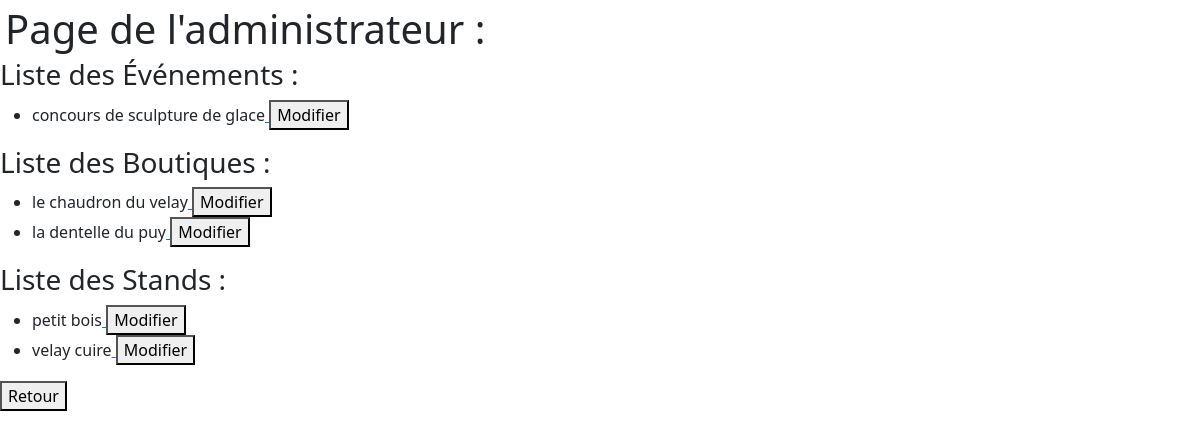
Before: /admin_connexion.php with the older database file.
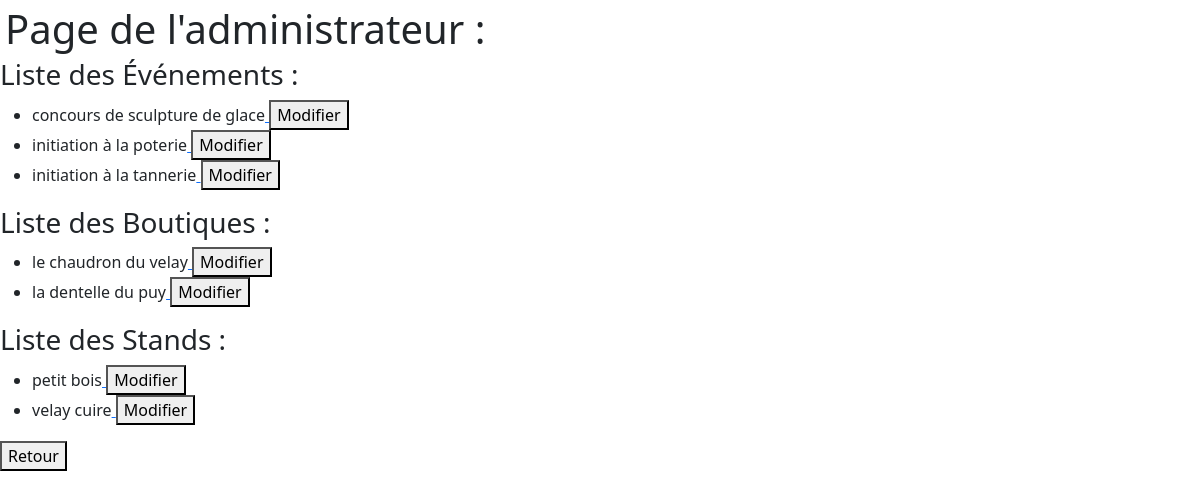
After: the same page with the newer database file.
### tables this page shows
CREATE TABLE `evenement` (
  `id_event` int(11) NOT NULL,
  `nomevent` varchar(30) NOT NULL,
  `defevent` text NOT NULL,
  `xcoordevent` float NOT NULL,
  `ycoordevent` float NOT NULL,
  `imgevent` blob NOT NULL,
  `horaireevent` datetime NOT NULL,
  `dureeevent` time NOT NULL
);

CREATE TABLE `boutique` (
  `id_boutique` int(11) NOT NULL,
  `nomboutique` varchar(30) NOT NULL,
  `typeboutique` varchar(30) NOT NULL,
  `xcoordboutique` float NOT NULL,
  `ycoordboutique` float NOT NULL,
  `descriptionboutique` text NOT NULL,
  `imgboutique` blob NOT NULL,
  `ouvertureboutique` varchar(10) NOT NULL,
  `fermetureboutique` varchar(10) NOT NULL,
  `telboutique` varchar(10) NOT NULL
);

CREATE TABLE `stand` (
  `id_stand` int(11) NOT NULL,
  `nomstand` varchar(30) NOT NULL,
  `typestand` varchar(30) NOT NULL,
  `xcoordstand` float NOT NULL,
  `ycoordstand` float NOT NULL,
  `descriptionstand` text NOT NULL,
  `imgstand` blob NOT NULL,
  `ouverturestand` varchar(10) NOT NULL,
  `fermeturestand` varchar(10) NOT NULL,
  `emplacement` varchar(30) NOT NULL
);

### admin_connexion.php (the view, shortened to what this page needs)
<?php
$connection=new PDO('mysql:host=localhost;port=3306;dbname=festival','root','');
$requete="SELECT * FROM admin";
$resultats=$connection->query($requete);
$tab=$resultats->fetchAll();
$requete="SELECT id_stand,nomstand,typestand FROM stand";
$resultats=$connection->query($requete);
$tab_stand=$resultats->fetchAll();
$nbstand=count($tab_stand);
$requete="SELECT id_boutique,nomboutique,typeboutique FROM boutique";
$resultats=$connection->query($requete);
$tab_boutique=$resultats->fetchAll();
$nbboutique=count($tab_boutique);
$requete="SELECT id_event,nomevent FROM evenement";
$resultats=$connection->query($requete);
$tab_event=$resultats->fetchAll();
$nbevent=count($tab_event);
?>
<!DOCTYPE html>
<html lang="fr">
    <head>
        <link rel="stylesheet" href="bootstrap/css/bootstrap.min.css">
        <link rel="stylesheet" href="css/style.css">
    </head>
	<body>
	<?php
	$login=$_POST['login']-1;
		if ($_POST['password']==$tab[$login]['password']){
			?>
			<h1>Page de l'administrateur : <?php echo $tab[$login]['login']; ?></h1>
			<?php
				echo "<h3>Liste des Événements :</h3><ul>";
				for($i=0;$i<$nbevent;$i++){
				echo "<li>".$tab_event[$i]["nomevent"];
				echo "<a href='modif/modif_event.php?id=".$tab_event[$i]["id_event"]."'>
				<button>Modifier</button></a>";
				if ($tab[$login]['login']=="admin_fap_all_right"){
				echo "<a href='supp/supp_event.php?id=".$tab_event[$i]["id_event"]."'>
				<button>Supprimer</button></a></li>" ;}
				else{echo'</li>';}}
				if ($tab[$login]['login']=="admin_fap_all_right"){
				echo "</ul><a href='ajout/ajout_event.php'>
				<button>Ajouter un Événement</button></a>";}
				else{echo'</ul>';}
				echo "<h3>Liste des Boutiques :</h3><ul>";
				for($i=0;$i<$nbboutique;$i++){
				echo "<li>".$tab_boutique[$i]["nomboutique"];
				echo "<a href='modif/modif_boutique.php?id=".$tab_boutique[$i]["id_boutique"]."'>
				<button>Modifier</button></a>";
				if ($tab[$login]['login']=="admin_fap_all_right"){
				echo "<a href='supp/supp_boutique.php?id=".$tab_boutique[$i]["id_boutique"]."'>
				<button>Supprimer</button></a></li>" ;
				}else{echo'</li>';}}
				if ($tab[$login]['login']=="admin_fap_all_right"){
				echo "</ul><a href='ajout/ajout_boutique.php'>
				<button>Ajouter une Boutique</button></a>";}
				else{echo'</ul>';}
				echo "<h3>Liste des Stands :</h3><ul>";
				for($i=0;$i<$nbstand;$i++){
				echo "<li>".$tab_stand[$i]["nomstand"];
				echo "<a href='modif/modif_stand.php?id=".$tab_stand[$i]["id_stand"]."'>
				<button>Modifier</button></a>";
				if ($tab[$login]['login']=="admin_fap_all_right"){
				echo "<a href='supp/supp_stand.php?id=".$tab_stand[$i]["id_stand"]."'>
				<button>Supprimer</button></a></li>" ;
				}else{echo'</li>';}}
				if ($tab[$login]['login']=="admin_fap_all_right"){
				echo "</ul><a href='ajout/ajout_stand.php'>
				<button>Ajouter un Stand</button></a>";}
				else{echo'</ul>';}
			}
				else {
				echo '<script>
				function Redirection(){
				document.location.href="admin.php?error=1";
				}
				Redirection()
				</script>';}
	?>
	<div><a href='admin.php'>
	<button>Retour</button></a></div>
	</body>
</html>

### css/style.css (style rules this page uses)
h1 { margin: 5px; }

Changed rows visible on the page:
added evenement: nomevent "initiation à la poterie"
added evenement: nomevent "initiation à la tannerie"
